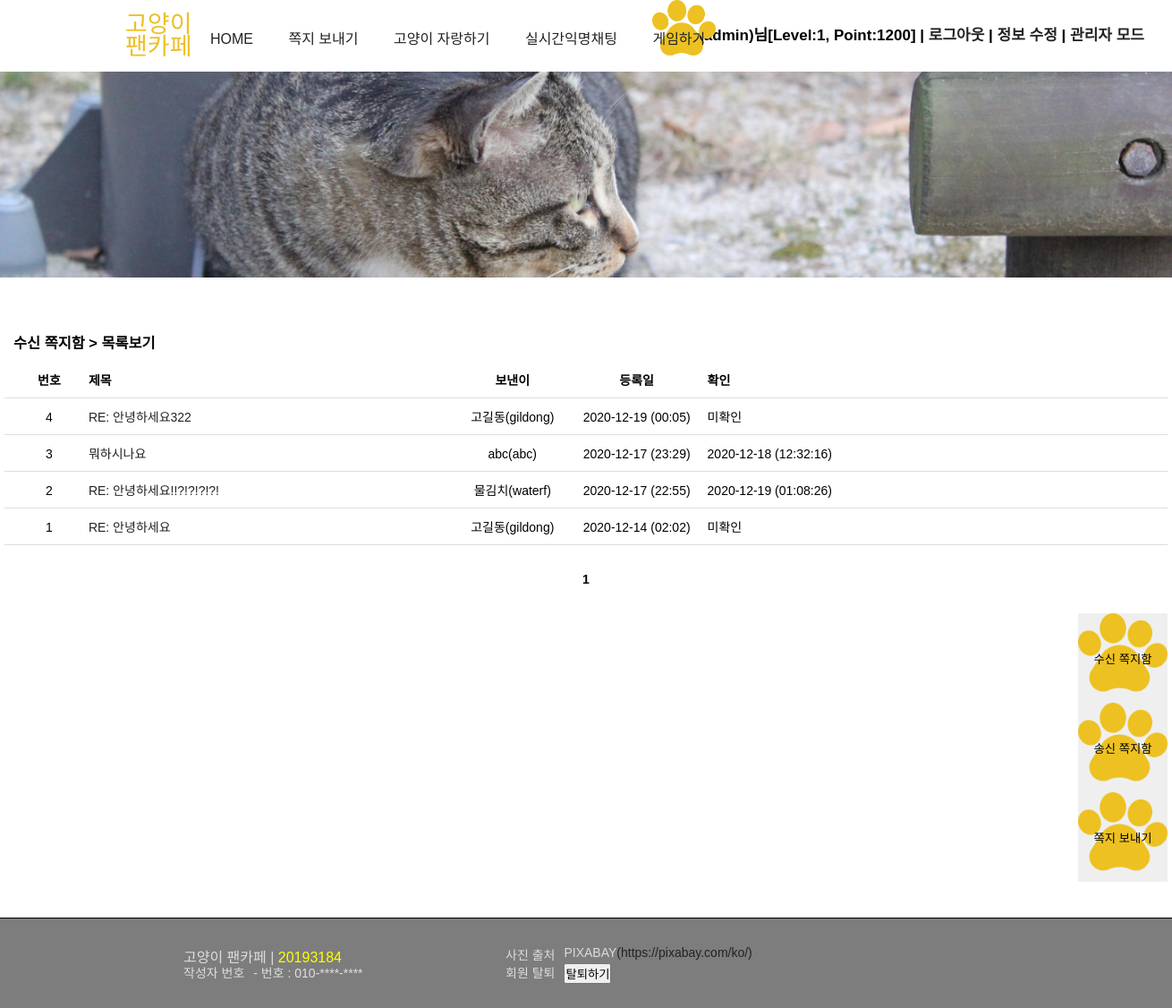
Page /message_box.php (signed in) on the committed database.
### tables this page shows
CREATE TABLE `receivemessage` (
  `num` int(11) NOT NULL,
  `send_id` char(20) NOT NULL,
  `rv_id` char(20) NOT NULL,
  `subject` char(200) NOT NULL,
  `content` text NOT NULL,
  `regist_day` char(20) DEFAULT NULL,
  `readtime` char(30) DEFAULT NULL
);

CREATE TABLE `members` (
  `num` int(11) NOT NULL,
  `id` char(15) NOT NULL,
  `pass` char(15) NOT NULL,
  `name` char(10) NOT NULL,
  `email` char(80) NOT NULL,
  `regist_day` char(20) DEFAULT NULL,
  `level` int(11) DEFAULT NULL,
  `point` int(11) DEFAULT NULL,
  `game_result` int(11) DEFAULT NULL
);

### message_box.php (the view, shortened to what this page needs)
<!DOCTYPE html>
<html>
<head>
<link rel="stylesheet" type="text/css" href="./css/common.css">
<link rel="stylesheet" type="text/css" href="./css/message.css">
</head>
<body>
<header>
    <?php include "header.php";?>
</header>
<section>
	<div id="main_img_bar">
    </div>
   	<div id="message_box">
	    <h3>
<?php
 		if (isset($_GET["page"]))
			$page = $_GET["page"];
		else
			$page = 1;
		$mode = $_GET["mode"];
		if ($mode=="send")
			echo "송신 쪽지함 > 목록보기";
		else
			echo "수신 쪽지함 > 목록보기";
?>
		</h3>
	    <div>
	    	<ul id="message">
				<li>
					<span class="col1">번호</span>
					<span class="col2">제목</span>
					<span class="col3">
<?php
						if ($mode=="send")
							echo "받은이";
						else
							echo "보낸이";
?>
					</span>
					<span class="col4">등록일</span>
					<span class="col5">
						<?php
						if ($mode=="send")
							echo "수신 확인";
						else
							echo "확인";
						?>
					</span>
				</li>
<?php
	$con = mysqli_connect("localhost", "root", "", "20193184");
	if ($mode=="send"){
		$sql = "select * from sendmessage where send_id='$userid' order by num desc";
	}
	else{
		$sql = "select * from receivemessage where rv_id='$userid' order by num desc";
	}
	$result = mysqli_query($con, $sql);
	$total_record = mysqli_num_rows($result);
	$scale = 10;
	if ($total_record % $scale == 0)
		$total_page = floor($total_record/$scale);
	else
		$total_page = floor($total_record/$scale) + 1;
	$start = ($page - 1) * $scale;
	$number = $total_record - $start;
   for ($i=$start; $i<$start+$scale && $i < $total_record; $i++)
   {
      mysqli_data_seek($result, $i);
      $row = mysqli_fetch_array($result);
	  $num    = $row["num"];
	  $subject     = $row["subject"];
      $regist_day  = $row["regist_day"];
      $readtime=$row["readtime"];
	  if ($mode=="send")
	  	$msg_id = $row["rv_id"];
	  else
	  	$msg_id = $row["send_id"];
	  $result2 = mysqli_query($con, "select name from members where id='$msg_id'");
	  $record = mysqli_fetch_array($result2);
  	if($record){
	  $msg_name     = $record["name"];
	  }
	  else{
	  	$msg_name="탈퇴한 회원";
	  }
?>
				<li>
					<span class="col1"><?=$number?></span>
					<span class="col2"><a href="message_view.php?mode=<?=$mode?>&num=<?=$num?>"><?=$subject?></a></span>
					<span class="col3"><?=$msg_name?>(<?=$msg_id?>)</span>
					<span class="col4"><?=$regist_day?></span>
					<span class="col5">
						<?php
							if($readtime==NULL){
								echo "미확인";
							}
							else{
								echo $readtime;
							}
						?>
						</span>
				</li>
<?php
   	   $number--;
   }
?>
	    	</ul>
			<ul id="page_num">
<?php
	if ($total_page>=2 && $page >= 2)
	{
		$new_page = $page-1;
		echo "<li><a href='message_box.php?mode=$mode&page=$new_page'>◀ 이전</a> </li>";
	}
	else
		echo "<li>&nbsp;</li>";
   	for ($i=1; $i<=$total_page; $i++)
   	{
		if ($page == $i)
		{
			echo "<li><b> $i </b></li>";
		}
		else
		{
			echo "<li> <a href='message_box.php?mode=$mode&page=$i'> $i </a> <li>";
		}
   	}
   	if ($total_page>=2 && $page != $total_page)
   	{
		$new_page = $page+1;
		echo "<li> <a href='message_box.php?mode=$mode&page=$new_page'>다음 ▶</a> </li>";
	}
	else
		echo "<li>&nbsp;</li>";
?>
			</ul>
			<ul class="buttons">
				<li><button onclick="location.href='message_box.php?mode=rv'">수신 쪽지함</button></li>
				<li><button onclick="location.href='message_box.php?mode=send'">송신 쪽지함</button></li>
				<li><button onclick="location.href='message_form.php'">쪽지 보내기</button></li>
			</ul>
	</div>
</section>
<footer>
    <?php include "footer.php";?>
</footer>
</body>
</html>

### css/common.css (style rules this page uses)
* { padding: 0; margin: 0; }
body { font-size: 14px; font-family: 'Noto Sans HK', sans-serif; display: flex; min-height: 100vh; flex-direction: column; }
section { flex: 1; }
ul { list-style-type: none; }
a { display: inline-block; text-decoration: none; }
a:link { text-decoration:none; color: #222222; }
#main_img_bar { height: 230px; text-align: center; background-color: #c4c4c4; margin-bottom: 50px; }
footer { height: 100px; width: 100%; background-color: #7D7D7D; border-top: 1px solid black; }

### css/message.css (style rules this page uses)
#main_img_bar { background-image: url('../img/board_cat.png'); background-repeat:no-repeat; background-position: center; background-size:cover; }
#message_box { position: relative; width: 1300px; margin: 0 auto; font-family: 'Noto Sans HK', sans-serif; }
#message_box h3 { margin-top: 30px; padding: 10px; }
#message li { padding: 10px; border-bottom: solid 1px #dddddd; }
#message li:nth-child(1) { font-weight: bold; }
#message span { display: inline-block; text-align: center; }
#message .col1 { width: 80px; }
#message .col2 { width: 410px; text-align: left; }
#message .col3 { width: 120px; }
#message .col4 { width: 150px; }
#page_num { text-align: center; margin: 30px 0 }
#page_num li { display: inline; }
#message_box .buttons { text-align: right; margin: 20px 0 40px 0; }
#message_box .buttons button { background-image: url('../img/catpawButton.png'); background-repeat:no-repeat; background-position: center; background-size:cover; border: 0px; outline: 0; width: 100px; height: 100px; }
#message_box { margin: 0 auto; }

### rows in the picture
receivemessage: subject "RE: 안녕하세요322", members.name "고길동", send "gildong", regist_day "2020-12-19 (00:05)", shows "미확인"
receivemessage: subject "뭐하시나요", members.name "abc", send "abc", regist_day "2020-12-17 (23:29)", readtime "2020-12-18 (12:32:16)"
receivemessage: subject "RE: 안녕하세요!!?!?!?!?!", members.name "물김치", send "waterf", regist_day "2020-12-17 (22:55)", readtime "2020-12-19 (01:08:26)"
receivemessage: subject "RE: 안녕하세요", members.name "고길동", send "gildong", regist_day "2020-12-14 (02:02)", shows "미확인"

### other values in the picture
$logged "a(admin)님[Level:1, Point:1200]"
